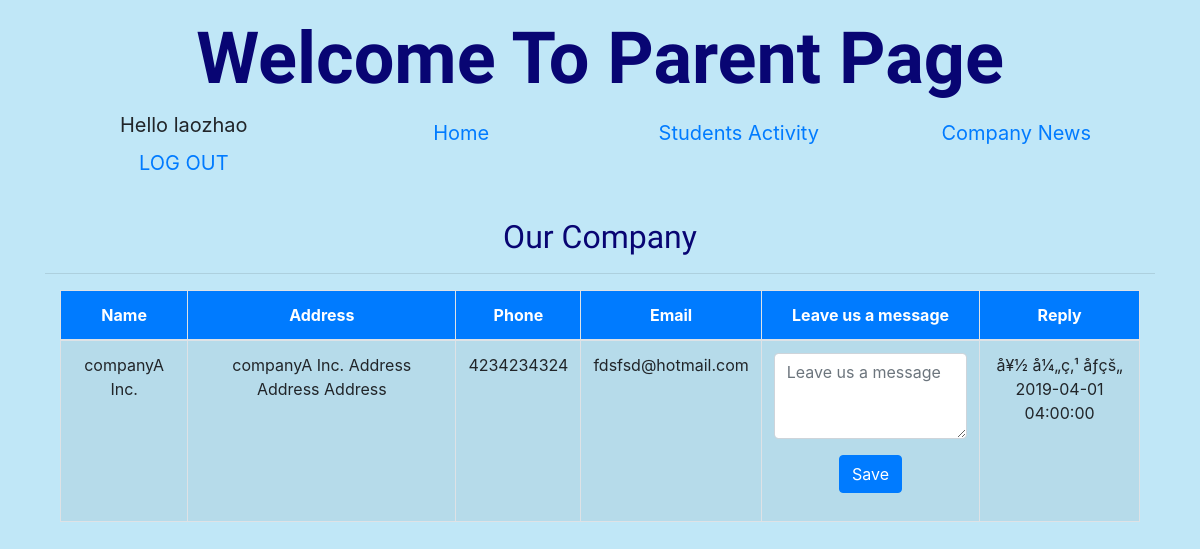
/PHP_Project_ISMS/site/CompanyA/apps/parents/parents_main.php (signed in), run on the app's committed database.
### tables this page shows
CREATE TABLE `tbl_parents_info` (
  `p_id` int(6) UNSIGNED NOT NULL,
  `c_id` int(10) UNSIGNED DEFAULT NULL,
  `p_username` varchar(20) NOT NULL,
  `p_password` varchar(50) NOT NULL,
  `p_name` varchar(20) NOT NULL,
  `p_phone_1` varchar(30) NOT NULL,
  `p_phone_2` varchar(30) NOT NULL,
  `p_email` varchar(40) DEFAULT NULL,
  `p_desire_date_to_visit` datetime DEFAULT NULL
);

CREATE TABLE `tbl_company_info` (
  `c_id` int(10) UNSIGNED NOT NULL,
  `c_account` varchar(20) NOT NULL,
  `c_password` varchar(50) NOT NULL,
  `c_company_name` varchar(40) NOT NULL,
  `c_address` varchar(60) NOT NULL,
  `c_phone` varchar(20) NOT NULL,
  `c_email` varchar(30) NOT NULL,
  `c_expire_date` date NOT NULL,
  `c_type` varchar(10) NOT NULL,
  `is_active` tinyint(1) NOT NULL DEFAULT '1'
);

CREATE TABLE `tbl_parents_replied` (
  `p_rep_id` int(10) UNSIGNED NOT NULL,
  `p_msg_id` int(10) UNSIGNED DEFAULT NULL,
  `p_rep_content` varchar(5000) DEFAULT NULL,
  `p_rep_time` timestamp NULL DEFAULT CURRENT_TIMESTAMP
);

### PHP_Project_ISMS/site/CompanyA/Apps/parents/functions.php (called while the page is built, shortened)
<?PHP
function is_logged_in(){
		if ( isset($_SESSION['account_p_id']) && $_SESSION['account_p_id'] != "")
			return true;
		else return false;
	}
?>

### PHP_Project_ISMS/site/CompanyA/Apps/includes/meekrodb.2.3.class.php (called while the page is built, shortened)
<?php
class DB {
  protected static $mdb = null;
  public static function getMDB() {
    $mdb = DB::$mdb;
    if ($mdb === null) {
      $mdb = DB::$mdb = new MeekroDB();
    }
    $db_class_vars = get_class_vars('DB');
    return $mdb;
  }
  public static function query() { $args = func_get_args(); return call_user_func_array(array(DB::getMDB(), 'query'), $args); }
  public static function queryFirstRow() { $args = func_get_args(); return call_user_func_array(array(DB::getMDB(), 'queryFirstRow'), $args); }
}
class MeekroDB {
  public $encoding = 'latin1';
  public $param_char = '%';
  public $named_param_seperator = '_';
  public $connect_options = array(MYSQLI_OPT_CONNECT_TIMEOUT => 30);
  public $internal_mysql = null;
  public function __construct($host=null, $user=null, $password=null, $dbName=null, $port=null, $encoding=null) {
    if ($encoding === null) $encoding = DB::$encoding;
    $this->encoding = $encoding;
  }
  public function get() {
    $mysql = $this->internal_mysql;
    if (!($mysql instanceof MySQLi)) {
      $mysql = new mysqli();
      foreach ($this->connect_options as $key => $value) {
        $mysql->options($key, $value);
      }
      $mysql->set_charset($this->encoding);
      $this->internal_mysql = $mysql;
    }
    return $mysql;
  }
  protected function preparseQueryParams() {
    $args = func_get_args();
    $sql = trim(strval(array_shift($args)));
    $args_all = $args;
    $param_char_length = strlen($this->param_char);
    $named_seperator_length = strlen($this->named_param_seperator);
    $types = array(
      $this->param_char . 'll',
      $this->param_char . 'ls',
      $this->param_char . 'l',
      $this->param_char . 'li',
      $this->param_char . 'ld',
      $this->param_char . 'lb',
      $this->param_char . 'lt',
      $this->param_char . 's',
      $this->param_char . 'i',
      $this->param_char . 'd',
      $this->param_char . 'b',
      $this->param_char . 't',
      $this->param_char . '?',
      $this->param_char . 'ss'
    );
    $posList = array();
    foreach ($types as $type) {
      $lastPos = 0;
      while (($pos = strpos($sql, $type, $lastPos)) !== false) {
        $lastPos = $pos + 1;
        $posList[$pos] = $type;
      }
    }
    ksort($posList);
    $chunkyQuery = array();
    $pos_adj = 0;
    foreach ($posList as $pos => $type) {
      $type = substr($type, $param_char_length);
      $length_type = strlen($type) + $param_char_length;
      $new_pos = $pos + $pos_adj;
      $new_pos_back = $new_pos + $length_type;
      $arg_number_length = 0;
      if ($arg_number_length = strspn($sql, '0123456789', $new_pos_back)) {
        $arg_number = substr($sql, $new_pos_back, $arg_number_length);
        if (! array_key_exists($arg_number, $args_all)) $this->nonSQLError("Non existent argument reference (arg $arg_number): $sql");
        $arg = $args_all[$arg_number];
      } else {
        $arg = array_shift($args);
      }
      if ($new_pos > 0) $chunkyQuery[] = substr($sql, 0, $new_pos);
      if (is_object($arg) && ($arg instanceof WhereClause)) {
        list($clause_sql, $clause_args) = $arg->textAndArgs();
        array_unshift($clause_args, $clause_sql);
        $preparsed_sql = call_user_func_array(array($this, 'preparseQueryParams'), $clause_args);
        $chunkyQuery = array_merge($chunkyQuery, $preparsed_sql);
      } else {
        $chunkyQuery[] = array('type' => $type, 'value' => $arg);
      }
      $sql = substr($sql, $new_pos_back + $arg_number_length);
      $pos_adj -= $new_pos_back + $arg_number_length;
    }
    if (strlen($sql) > 0) $chunkyQuery[] = $sql;
    return $chunkyQuery;
  }
  protected function intval($var) {
    if (PHP_INT_SIZE == 8) return intval($var);
    return floor(doubleval($var));
  }
  protected function parseQueryParams() {
    $args = func_get_args();
    $chunkyQuery = call_user_func_array(array($this, 'preparseQueryParams'), $args);
    $query = '';
    $array_types = array('ls', 'li', 'ld', 'lb', 'll', 'lt');
    foreach ($chunkyQuery as $chunk) {
      if (is_string($chunk)) {
        $query .= $chunk;
        continue;
      }
      $type = $chunk['type'];
      $arg = $chunk['value'];
      $result = '';
      if ($type != '?') {
        $is_array_type = in_array($type, $array_types, true);
      }
      if ($type == 's') $result = $this->escape($arg);
      else if ($type == 'i') $result = $this->intval($arg);
      $query .= $result;
    }
    return $query;
  }
  protected function prependCall($function, $args, $prepend) { array_unshift($args, $prepend); return call_user_func_array($function, $args); }
  public function query() { $args = func_get_args(); return $this->prependCall(array($this, 'queryHelper'), $args, 'assoc'); }
  protected function queryHelper() {
    $args = func_get_args();
    $type = array_shift($args);
    $db = $this->get();
    $is_buffered = true;
    $row_type = 'assoc';
    $full_names = false;
    $sql = call_user_func_array(array($this, 'parseQueryParams'), $args);
    $result = $db->query($sql, $is_buffered ? MYSQLI_STORE_RESULT : MYSQLI_USE_RESULT);
    $return = array();
    while ($row = ($row_type == 'assoc' ? $result->fetch_assoc() : $result->fetch_row())) {
      $return[] = $row;
    }
    return $return;
  }
  public function queryFirstRow() {
    $args = func_get_args();
    $result = call_user_func_array(array($this, 'query'), $args);
    return reset($result);
  }
}
?>

### PHP_Project_ISMS/site/CompanyA/Apps/parents/parents_main.php (the view, shortened to what this page needs)
<?PHP
require("functions.php");
$companies = DB::query("SELECT * FROM tbl_company_info CI inner join tbl_parents_info PI on CI.c_id = PI.c_id where PI.p_id=%i", $_SESSION['account_p_id']);
$reply = DB::queryFirstRow("SELECT p_rep_content,p_rep_time FROM tbl_parents_replied PR inner join tbl_parents_messages PM on PR.p_msg_id = PM.p_msg_id where PM.p_id=%i LIMIT 1", $_SESSION['account_p_id']);
?>
<!DOCTYPE html>
<html>
<head>
    <link rel="stylesheet" href="https://stackpath.bootstrapcdn.com/bootstrap/4.1.3/css/bootstrap.min.css">
  <link rel="stylesheet" href="styles/main.css">
</head>
<body>
<div class="py-2 text-center">
    <div class="py-2 text-center">
        <div class="container">
            <div class="row">
                <div class="col-12">
                    <?php include("menu.php"); ?>
                </div>
            </div>
        </div>
    </div>
    <div class="py-4">
        <div class="container">
            <div class="row">
                <div class="col-12">
                    <h2>Our Company</h2>
                    <hr>
                    <div class="table-responsive col-md-12">
                        <table class="table table-hover table-striped table-bordered">
                            <thead class="bg-primary text-white">
                                <tr>
                                    <th>Name</th>
                                    <th>Address</th>
                                    <th>Phone</th>
                                    <th>Email</th>
                                    <th>Leave us a message</th>
                                    <th>Reply</th>
                                </tr>
                            </thead>
                            <tbody>
                            <?php foreach ($companies as $company) { ?>
                                            <tr>
                                                <td><?php echo $company['c_company_name']; ?></td>
                                                <td><?php echo $company['c_address']; ?></td>
                                                <td><?php echo $company['c_phone']; ?></td>
                                                <td><?php echo $company['c_email']; ?></td>
                                                <td>
                                        <form action="<?php echo $_SERVER['PHP_SELF']; ?>" method="POST">
                                            <div class="form-group">
                                                <textarea class="form-control" rows="3" name="content" placeholder="Leave us a message"></textarea>
                                            </div>
                                            <button type="submit" class="btn btn-primary">Save</button>
                                        </form>
                                    </td>
                                    <td>
                                    <?php    echo "<DIV>".$reply['p_rep_content']."<br>".$reply['p_rep_time']."</div>";  ?>
                                    </td>
                                            </tr>
                                            <?php
                                          } ?>
                            </tbody>
                        </table>
                    </div>
                </div>
            </div>
        </div>
    </div>
    </div>
</body>
</html>

### PHP_Project_ISMS/site/CompanyA/Apps/parents/menu.php
<h1 class="display-3 text-capitalize font-weight-bold">Welcome to parent Page</h1>
<ul class="nav nav-justified">
              <?php
                if(is_logged_in()){
                  ?>
                 <li class ="nav-item">
                    Hello <?php echo $_SESSION['account_p_name']; ?>
                    <a class="nav-link" href="logout.php">LOG OUT</a>
                   </li>
                   <?php } ?>
            <li class="nav-item">
              <a class="nav-link" href="parents_main.php">Home</a>
            </li>
            <li class="nav-item">
              <a class="nav-link" href="students_activity.php">Students Activity</a>
            </li>
            <li class="nav-item">
              <a class="nav-link" href="company_news.php">Company News</a>
            </li>
          </ul>

### PHP_Project_ISMS/site/CompanyA/Apps/parents/styles/main.css (style rules this page uses)
body { background-color: #C0E7F7; }
li { font-size: 20px; }
h1, h2 { color: #080573;font-family: Lobster Two; }

### data on the page
tbl_parents_info: c.c_company_name "companyA Inc.", c.c_address "companyA Inc. Address Address Address", c.c_phone "4234234324", c.c_email "fdsfsd@hotmail.com"
tbl_parents_replied: p_rep_content "å¥½ å¼„ç‚¹ åƒçš„", p_rep_time "2019-04-01 04:00:00"

### other printed values
$_SESSION['account_p_name'] "laozhao"
